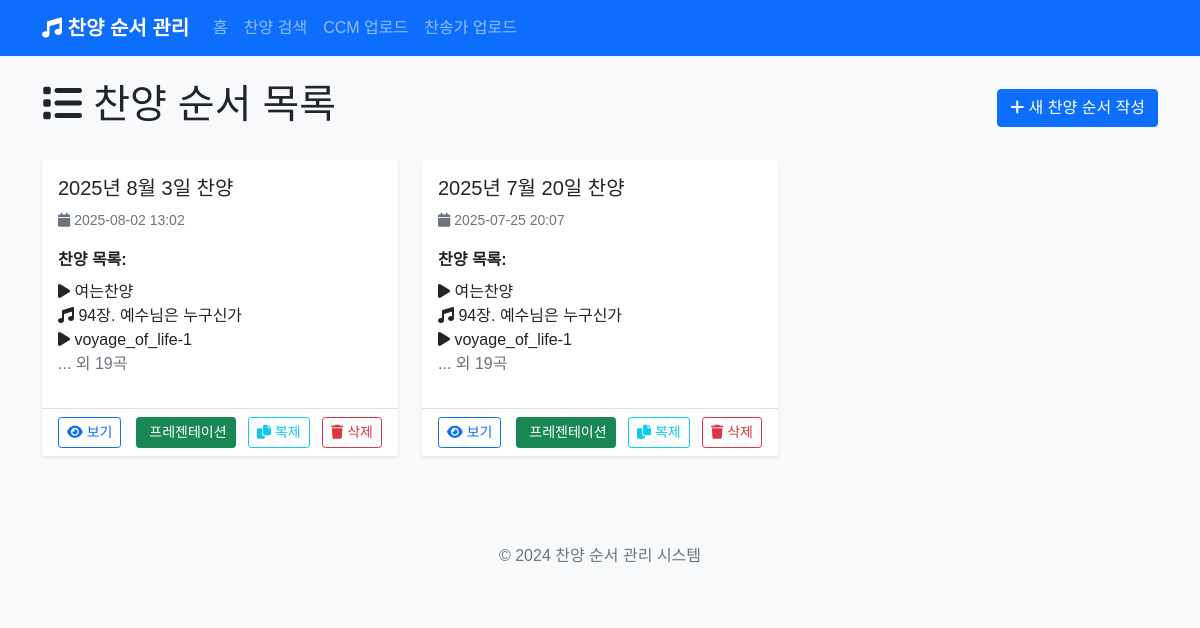
Before: / with the older database file.
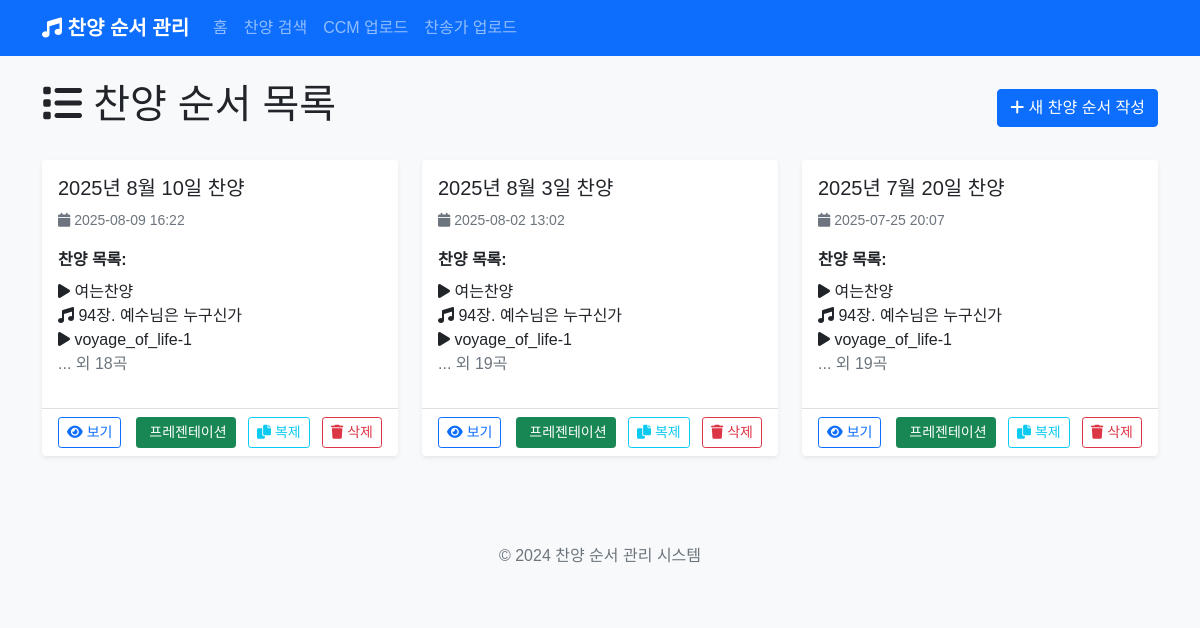
After: the same page with the newer database file.
### app.py (models this page shows)
class PraisePost(db.Model):
    id = db.Column(db.Integer, primary_key=True)
    title = db.Column(db.String(200), nullable=False)
    content = db.Column(db.Text, nullable=False)
    created_at = db.Column(db.DateTime, default=datetime.utcnow)
    songs = db.relationship('Song', backref='praise_post', lazy=True, cascade='all, delete-orphan')
    background_image = db.Column(db.String(500))  # 전체 배경 이미지
    parallax_image = db.Column(db.String(500))  # 패럴랙스 배경 이미지

class Song(db.Model):
    id = db.Column(db.Integer, primary_key=True)
    title = db.Column(db.String(200), nullable=False)
    song_type = db.Column(db.String(50), nullable=False)  # 'hymn', 'ccm', 'section', 'media'
    hymn_number = db.Column(db.String(10))  # 찬송가 번호
    lyrics = db.Column(db.Text)  # 가사
    order = db.Column(db.Integer, nullable=False)
    praise_post_id = db.Column(db.Integer, db.ForeignKey('praise_post.id'), nullable=False)
    section_title = db.Column(db.String(200))  # 섹션 제목 (예: 찬양순서1)
    media_type = db.Column(db.String(50))  # 'image', 'video'
    media_url = db.Column(db.String(500))  # 미디어 파일 경로
    background_image = db.Column(db.String(500))  # 배경 이미지

### app.py (the view)
@app.route('/')
def index():
    posts = PraisePost.query.order_by(PraisePost.created_at.desc()).all()
    return render_template('index.html', posts=posts)

### templates/index.html (shortened to what this page needs)
{% extends "base.html" %}
{% block content %}
<div class="row">
    <div class="col-12">
        <div class="d-flex justify-content-between align-items-center mb-4">
            <h1><i class="fas fa-list"></i> 찬양 순서 목록</h1>
            <a href="{{ url_for('new_post') }}" class="btn btn-primary">
                <i class="fas fa-plus"></i> 새 찬양 순서 작성
            </a>
        </div>
    </div>
</div>
{% if posts %}
<div class="row">
    {% for post in posts %}
    <div class="col-md-6 col-lg-4 mb-4">
        <div class="card h-100 shadow-sm">
            <div class="card-body">
                <h5 class="card-title">{{ post.title }}</h5>
                <p class="card-text text-muted">
                    <small>
                        <i class="fas fa-calendar"></i> {{ post.created_at.strftime('%Y-%m-%d %H:%M') }}
                    </small>
                </p>
                <div class="mb-3">
                    <strong>찬양 목록:</strong>
                    <ul class="list-unstyled mt-2">
                        {% for song in post.songs[:3] %}
                        <li>
                            <i class="fas fa-{{ 'music' if song.song_type == 'hymn' else 'play' }}"></i>
                            {% if song.song_type == 'hymn' %}
                                {{ song.hymn_number }}장. {{ song.title }}
                            {% else %}
                                {{ song.title }}
                            {% endif %}
                        </li>
                        {% endfor %}
                        {% if post.songs|length > 3 %}
                        <li class="text-muted">... 외 {{ post.songs|length - 3 }}곡</li>
                        {% endif %}
                    </ul>
                </div>
            </div>
            <div class="card-footer bg-transparent">
                <div class="d-flex justify-content-between align-items-center">
                    <div>
                        <a href="{{ url_for('view_post', post_id=post.id) }}" class="btn btn-outline-primary btn-sm">
                            <i class="fas fa-eye"></i> 보기
                        </a>
                    </div>
                    <div>
                        <a href="{{ url_for('presentation', post_id=post.id) }}" class="btn btn-success btn-sm me-2" target="_blank">
                             프레젠테이션
                        </a>
                        <button type="button" class="btn btn-outline-info btn-sm me-2" onclick="duplicatePost({{ post.id }}, '{{ post.title }}')" title="복제하기">
                            <i class="fas fa-copy"></i> 복제
                        </button>
                        <button type="button" class="btn btn-outline-danger btn-sm" onclick="confirmDelete({{ post.id }}, '{{ post.title }}')">
                            <i class="fas fa-trash"></i> 삭제
                        </button>
                    </div>
                </div>
            </div>
        </div>
    </div>
    {% endfor %}
</div>
{% endif %}
{% endblock %}

### templates/base.html (shortened to what this page needs)
<!DOCTYPE html>
<html lang="ko">
<head>
    <link href="https://cdn.jsdelivr.net/npm/bootstrap@5.1.3/dist/css/bootstrap.min.css" rel="stylesheet">
    <link href="https://cdnjs.cloudflare.com/ajax/libs/font-awesome/6.0.0/css/all.min.css" rel="stylesheet">
    <link href="{{ url_for('static', filename='css/style.css') }}" rel="stylesheet">
</head>
<body>
    <nav class="navbar navbar-expand-lg navbar-dark bg-primary">
        <div class="container">
            <a class="navbar-brand" href="{{ url_for('index') }}">
                <i class="fas fa-music"></i> 찬양 순서 관리
            </a>
            <div class="collapse navbar-collapse" id="navbarNav">
                <ul class="navbar-nav me-auto">
                    <li class="nav-item">
                        <a class="nav-link" href="{{ url_for('index') }}">홈</a>
                    </li>
                    <li class="nav-item">
                        <a class="nav-link" href="{{ url_for('search') }}">찬양 검색</a>
                    </li>
                    <li class="nav-item">
                        <a class="nav-link" href="{{ url_for('upload_ccm') }}">CCM 업로드</a>
                    </li>
                    <li class="nav-item">
                        <a class="nav-link" href="{{ url_for('upload_hymn') }}">찬송가 업로드</a>
                    </li>
                </ul>
            </div>
        </div>
    </nav>
    <main class="container mt-4">
        {% block content %}{% endblock %}
    </main>
    <footer class="bg-light text-center text-muted py-3 mt-5">
        <div class="container">
            <p>&copy; 2024 찬양 순서 관리 시스템</p>
        </div>
    </footer>
</body>
</html>

### static/css/style.css (style rules this page uses)
body { font-family: 'Noto Sans KR', sans-serif; background-color: #f8f9fa; }
.navbar-brand { font-weight: bold; }
.card { border: none; box-shadow: 0 0.125rem 0.25rem rgba(0, 0, 0, 0.075); transition: box-shadow 0.15s ease-in-out; }
.btn { transition: all 0.15s ease-in-out; }

Changed rows visible on the page:
added PraisePost: title "2025년 8월 10일 찬양", created_at "2025-08-09 16:22", songs|length "18"
added Song: title "여는찬양", shown under "2025년 8월 10일 찬양"
added Song: hymn_number "94", title "예수님은 누구신가", shown under "2025년 8월 10일 찬양"
added Song: title "voyage_of_life-1", shown under "2025년 8월 10일 찬양"
